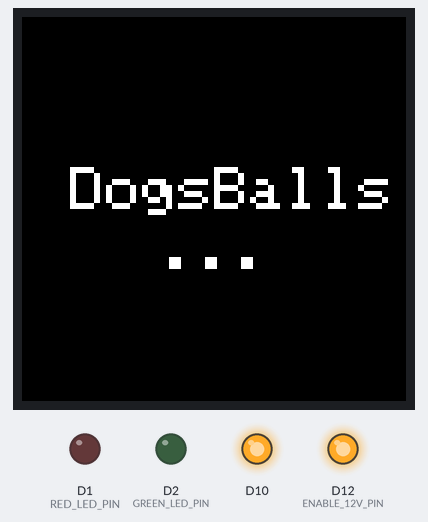
Bench run of a sketch on a simulated Arduino Nano 33 IoT. Parts: 128×128 colour display, output pins drawn as LEDs (lit = HIGH). What the sketch prints to the serial monitor is not drawn.

Above: at 1.5 s.

The sketch:

BLEMerge.ino
```cpp
#include <Arduino.h>
// #include <BLEDevice.h>
// #include <BLEUtils.h>
// #include <BLEServer.h>
#include <ArduinoBLE.h>
// #include <SparkFun_Bio_Sensor_Hub_Library.h>
#include <Wire.h>
#include <Adafruit_SSD1327.h>
#include <stdio.h>
#include "driver/rtc_io.h"
#include "string.h"

//**************************** System Settings **********************************

#define OLED_ADDR             0x3C
#define OLED_RESET_PIN      9
#define ENABLE_12V_PIN      12


#define BUTTON_PIN          6
#define BUTTON_PIN_BITMASK  0x40

#define I2C1_SCL_PIN        5
#define I2C1_SDA_PIN        4

#define I2C2_SCL_PIN        38
#define I2C2_SDA_PIN        21

#define GREEN_LED_PIN       2
#define RED_LED_PIN         1


//****************************** Hardware Declarations ****************************
TwoWire I2C2 = TwoWire(1);

Adafruit_SSD1327 display(128, 128, &Wire, OLED_RESET_PIN, 400000);

static unsigned long dispUpdate = 1;


//**************************** Global Variables *********************************
bool deviceConnected = false;


//********************************* Initialization *******************************
void setup() {
  Serial.begin(15200);
  delay(1000);
  Serial.println("Starting Examin Breathalyzer Merge Code");

  pinMode(BUTTON_PIN, INPUT_PULLUP);

  pinMode(GREEN_LED_PIN, OUTPUT);
  pinMode(RED_LED_PIN, OUTPUT);
  pinMode(ENABLE_12V_PIN, OUTPUT);
  pinMode(10, OUTPUT);
  digitalWrite(10, 1);
  digitalWrite(GREEN_LED_PIN, 0);
  digitalWrite(RED_LED_PIN, 0);
  digitalWrite(ENABLE_12V_PIN, 0);

  Wire.begin(I2C1_SDA_PIN, I2C1_SCL_PIN, 400000);
  Wire.setTimeout(100);

  I2C2.begin(I2C2_SDA_PIN,I2C2_SCL_PIN, 100000);
  I2C2.setTimeout(100);

  displayInit();

  // capInit();

  // //Initialize the pulse oximeter
  // bodyInit();

  // bleInit();


}


//******************************** Main Controll Loop ***************************
void loop() {
        digitalWrite(ENABLE_12V_PIN, 1);
        // digitalWrite(GREEN_LED_PIN, 1);

  }


//*********************************** Display *********************************
void displayInit(){
  display.begin(OLED_ADDR);
  display.clearDisplay();
  display.clearDisplay();
  display.setTextSize(2);
  display.setTextColor(0xF);
  display.setCursor(16, 50);
  display.print("DogsBalls");
  display.setCursor(45, 70);
  display.print("...");
  // drawUI();
  display.display();
  dispUpdate = micros();


  //display.display();
}
```
